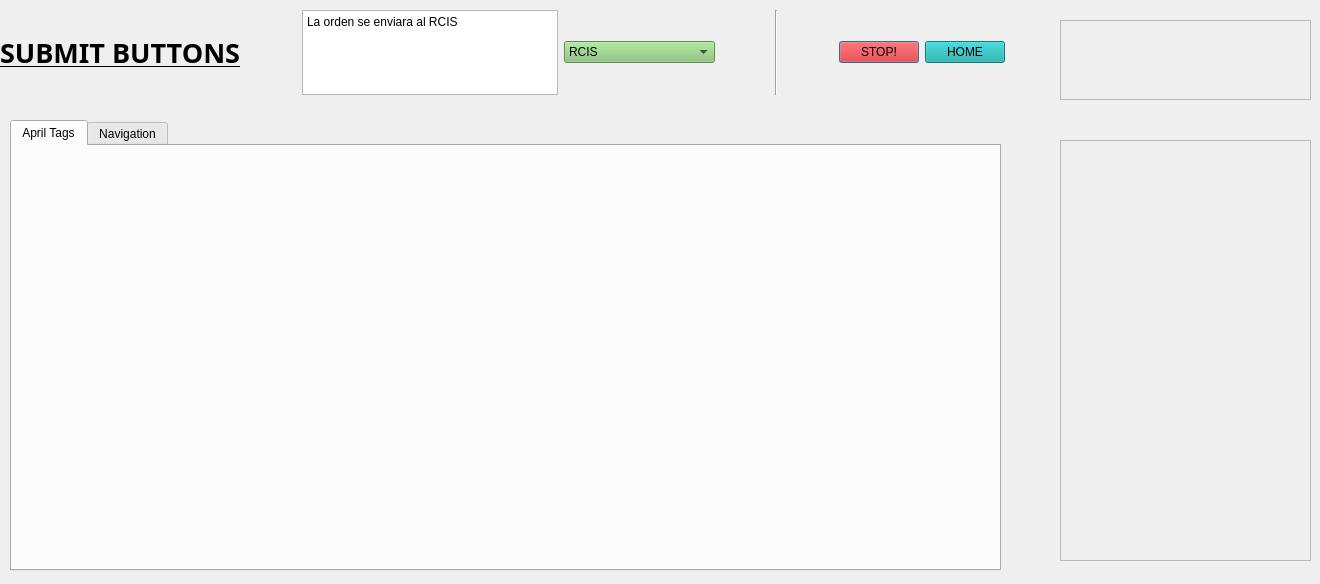
<?xml version="1.0" encoding="UTF-8"?>
<ui version="4.0">
 <class>guiDlg</class>
 <widget class="QDialog" name="guiDlg">
  <property name="geometry">
   <rect>
    <x>0</x>
    <y>0</y>
    <width>1320</width>
    <height>584</height>
   </rect>
  </property>
  <property name="windowTitle">
   <string>Tester</string>
  </property>
  <widget class="QTabWidget" name="tabWidget">
   <property name="geometry">
    <rect>
     <x>10</x>
     <y>120</y>
     <width>991</width>
     <height>451</height>
    </rect>
   </property>
   <widget class="QWidget" name="tab">
    <attribute name="title">
     <string>April Tags</string>
    </attribute>
   </widget>
   <widget class="QWidget" name="tab_2">
    <attribute name="title">
     <string>Navigation</string>
    </attribute>
   </widget>
  </widget>
  <widget class="QFrame" name="frame">
   <property name="geometry">
    <rect>
     <x>1060</x>
     <y>140</y>
     <width>251</width>
     <height>421</height>
    </rect>
   </property>
   <property name="styleSheet">
    <string notr="true"> background-image:url(/home/mercedes/robocomp/components/robocomp-ursus/components/testerComp/src/robot.png);
background-repeat:none;</string>
   </property>
   <property name="frameShape">
    <enum>QFrame::StyledPanel</enum>
   </property>
   <property name="frameShadow">
    <enum>QFrame::Raised</enum>
   </property>
  </widget>
  <widget class="QWidget" name="layoutWidget">
   <property name="geometry">
    <rect>
     <x>0</x>
     <y>10</y>
     <width>1005</width>
     <height>85</height>
    </rect>
   </property>
   <layout class="QHBoxLayout" name="horizontalLayout_3">
    <item>
     <widget class="QLabel" name="label">
      <property name="font">
       <font>
        <family>Ouhod</family>
        <pointsize>20</pointsize>
        <weight>75</weight>
        <bold>true</bold>
        <underline>true</underline>
       </font>
      </property>
      <property name="text">
       <string>SUBMIT BUTTONS</string>
      </property>
     </widget>
    </item>
    <item>
     <spacer name="horizontalSpacer">
      <property name="orientation">
       <enum>Qt::Horizontal</enum>
      </property>
      <property name="sizeHint" stdset="0">
       <size>
        <width>40</width>
        <height>20</height>
       </size>
      </property>
     </spacer>
    </item>
    <item>
     <layout class="QHBoxLayout" name="horizontalLayout_2">
      <item>
       <widget class="QPlainTextEdit" name="plainTextEdit">
        <property name="plainText">
         <string>La orden se enviara al RCIS</string>
        </property>
       </widget>
      </item>
      <item>
       <widget class="QComboBox" name="comboBox">
        <property name="styleSheet">
         <string notr="true">background-color: rgb(131, 193, 114);
border-color: qlineargradient(spread:pad, x1:0, y1:1, x2:0, y2:0, stop:0 rgba(0, 0, 0, 255), stop:0.05 rgba(14, 8, 73, 255), stop:0.36 rgba(28, 17, 145, 255), stop:0.6 rgba(126, 14, 81, 255), stop:0.75 rgba(234, 11, 11, 255), stop:0.79 rgba(244, 70, 5, 255), stop:0.86 rgba(255, 136, 0, 255), stop:0.935 rgba(239, 236, 55, 255));</string>
        </property>
        <item>
         <property name="text">
          <string>RCIS</string>
         </property>
        </item>
        <item>
         <property name="text">
          <string>REAL ROBOT</string>
         </property>
        </item>
        <item>
         <property name="text">
          <string>RCIS &amp; REAL ROBOT</string>
         </property>
        </item>
       </widget>
      </item>
     </layout>
    </item>
    <item>
     <spacer name="horizontalSpacer_2">
      <property name="orientation">
       <enum>Qt::Horizontal</enum>
      </property>
      <property name="sizeHint" stdset="0">
       <size>
        <width>40</width>
        <height>20</height>
       </size>
      </property>
     </spacer>
    </item>
    <item>
     <widget class="Line" name="line">
      <property name="orientation">
       <enum>Qt::Vertical</enum>
      </property>
     </widget>
    </item>
    <item>
     <spacer name="horizontalSpacer_3">
      <property name="orientation">
       <enum>Qt::Horizontal</enum>
      </property>
      <property name="sizeHint" stdset="0">
       <size>
        <width>40</width>
        <height>20</height>
       </size>
      </property>
     </spacer>
    </item>
    <item>
     <layout class="QHBoxLayout" name="horizontalLayout">
      <item>
       <widget class="QPushButton" name="pushButton">
        <property name="styleSheet">
         <string notr="true">background-color: rgb(243, 0, 0);</string>
        </property>
        <property name="text">
         <string>STOP!</string>
        </property>
       </widget>
      </item>
      <item>
       <widget class="QPushButton" name="pushButton_2">
        <property name="styleSheet">
         <string notr="true">background-color: rgb(19, 170, 170);</string>
        </property>
        <property name="text">
         <string>HOME</string>
        </property>
       </widget>
      </item>
     </layout>
    </item>
   </layout>
  </widget>
  <widget class="QFrame" name="frame_2">
   <property name="geometry">
    <rect>
     <x>1060</x>
     <y>20</y>
     <width>251</width>
     <height>80</height>
    </rect>
   </property>
   <property name="frameShape">
    <enum>QFrame::StyledPanel</enum>
   </property>
   <property name="frameShadow">
    <enum>QFrame::Raised</enum>
   </property>
  </widget>
 </widget>
 <resources/>
 <connections/>
</ui>
